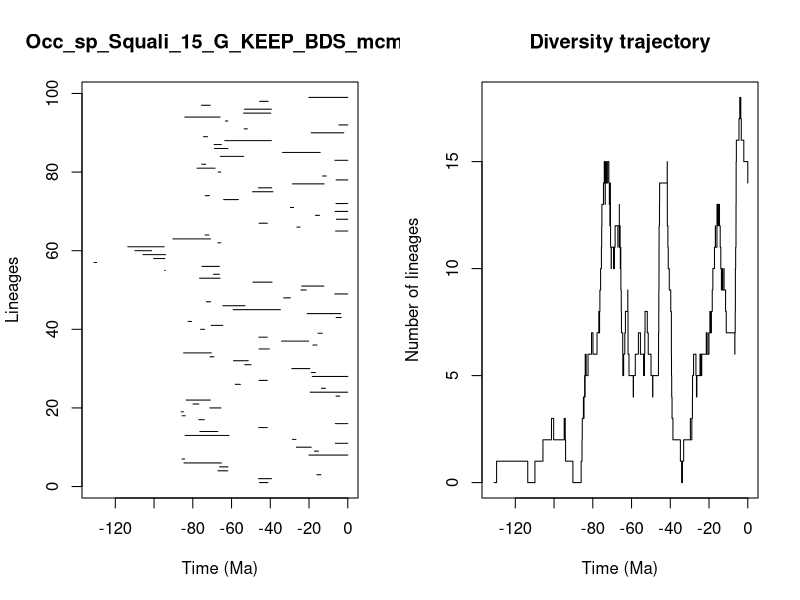

The R source for this figure:


pdf(file='../Results/Species/5_MA_bins_EP_FT/pyrate_mcmc_logs/Occ_sp_Squali_15_G_KEEP_BDS_mcmc_LTT.pdf',width=0.6*20, height=0.6*10)
title = "Occ_sp_Squali_15_G_KEEP_BDS_mcmc"
ts=c(45.570850159318525, 46.0596059788796,15.908716336684025,67.03111703187295,66.21834805575338,84.53627922535132,85.55822980017133,20.030559493823485,17.19494996271357,26.485173911742013,6.39873935793125,28.584574392812403,83.96973991192287,76.33745078133981,45.94125036702259,6.401192865280873,76.89620460938578,85.43215832657566,86.00784372151936,71.18268487891525,79.91380521266233,83.43041444461383,6.064108255564803,19.359868200563156,13.621092090555463,58.07108525490162,45.820222676773845,18.342897955309635,18.77600613580879,28.87430724313425,53.16685694136699,58.99892826884405,71.13812321902248,84.7198766170496,45.82687905006279,18.028346392760128,34.161640429113554,45.918633196907706,15.374587831321325,75.9721547232426,70.52606381030634,82.45921591396154,6.006920285331946,20.980796893213913,59.14192996645668,64.49424522831978,72.9529349933283,33.09595673025734,6.705948004141416,24.19171279461633,23.762235391664078,49.001874390820404,76.49941679306089,69.29935373399056,94.55694162055543,75.30174361563662,130.91704636643465,100.20523889804609,105.72940859392115,109.86863730244745,113.57644398266446,67.06005762506638,90.26781697454284,73.62532052705241,6.256394927534495,26.277722549729837,45.787440372682205,5.892537112395686,16.678271750330676,6.485597406292238,29.608919885645456,6.082602781887774,64.07304593411105,73.57218882628975,49.13616772125517,46.10032171816309,28.52705523521575,6.017281709959837,12.985233971172903,66.95683740891776,77.82207848884792,75.40943407354578,6.652396816545537,65.79406203339337,33.720006869618814,68.819678661765,69.01719190943123,63.487008735688654,74.49333669976961,18.853123862183836,53.43286258077298,4.5470402475409095,63.15241357572811,84.13977724898022,53.78524978363967,53.31366365739988,75.55374757642376,45.515483728896704,20.09743167068488)
te=c(41.23926078697274, 39.37340355242676,13.926450808093014,61.94031929033769,61.82331071963699,65.20350962631659,84.22178749008894,0.0,15.145825702528876,18.85716187737174,0.0,26.765197929836155,61.30739700206843,67.0442998402844,41.58277773061663,0.0,74.07756958492922,83.91278815209398,84.85291690553699,65.50490779544462,76.89877834395962,70.90485140581472,4.132858720348768,0.0,11.45590916623575,55.41825470150446,41.55328832723738,0.0,16.741418429967588,19.562432638870703,49.944796527535466,51.379120703839746,69.0943771077429,70.43241701098104,40.522251437135274,15.896430199741662,20.16179864211267,41.54321236094045,13.148730722265322,73.89419933365541,64.55368242162356,80.65691444478503,3.3553986237295543,3.602714826401229,34.789547679741304,53.02969721327441,70.8257928994857,29.639084060099535,0.0,21.432632887024067,12.304966709762533,39.093676975790046,65.92898987419404,66.30899792552059,94.22502366259434,66.30537476011014,129.65917546955424,94.44890871164301,94.04936313061881,101.32041295567261,94.76090476444489,65.62474962420823,70.8841297071404,71.71116271531608,0.0,24.663918832075748,41.522674579698,0.0,14.599921313480287,0.0,27.978954280345686,0.0,56.464352453662656,71.46216970143882,38.63240776861913,39.272715261072,12.232024341822221,0.0,11.117629075096447,65.55721091048092,68.48228906465656,73.35796929176249,0.0,53.71612669884804,14.233474658452531,61.80399891109045,65.30598605436539,39.44014477778485,72.34271362402892,2.051754557438922,51.882347562819696,0.0,61.920827881824636,65.89205781948392,39.76445600939707,39.43895899496475,70.9808907723162,41.0584931592819,0.0)
div_traj=c(0, 1,0,1,2,3,2,3,2,3,2,1,0,1,2,3,4,3,4,5,4,5,6,5,6,7,6,7,8,7,8,9,10,11,12,13,14,15,14,13,14,15,14,15,14,13,12,13,14,13,12,11,10,11,10,11,10,11,12,11,12,11,12,13,12,11,12,11,10,11,10,9,8,7,6,5,6,7,8,9,8,7,6,5,4,5,6,7,6,5,6,5,6,7,8,7,6,5,4,5,6,7,8,9,10,11,12,13,14,15,14,13,12,11,10,9,8,7,6,5,4,3,2,1,0,1,2,3,2,3,4,5,6,5,4,5,6,5,6,7,6,7,6,7,8,7,8,7,8,9,10,11,12,11,12,13,12,13,12,11,10,9,10,9,10,9,8,7,6,7,8,9,10,11,12,13,14,15,16,17,18,17,16,15,14)
time_events=c(130.91704636643465, 129.65917546955424,113.57644398266446,109.86863730244745,105.72940859392115,101.32041295567261,100.20523889804609,94.76090476444489,94.55694162055543,94.44890871164301,94.22502366259434,94.04936313061881,90.26781697454284,86.00784372151936,85.55822980017133,85.43215832657566,84.85291690553699,84.7198766170496,84.53627922535132,84.22178749008894,84.13977724898022,83.96973991192287,83.91278815209398,83.43041444461383,82.45921591396154,80.65691444478503,79.91380521266233,77.82207848884792,76.89877834395962,76.89620460938578,76.49941679306089,76.33745078133981,75.9721547232426,75.55374757642376,75.40943407354578,75.30174361563662,74.49333669976961,74.07756958492922,73.89419933365541,73.62532052705241,73.57218882628975,73.35796929176249,72.9529349933283,72.34271362402892,71.71116271531608,71.46216970143882,71.18268487891525,71.13812321902248,70.9808907723162,70.90485140581472,70.8841297071404,70.8257928994857,70.52606381030634,70.43241701098104,69.29935373399056,69.0943771077429,69.01719190943123,68.819678661765,68.48228906465656,67.06005762506638,67.0442998402844,67.03111703187295,66.95683740891776,66.30899792552059,66.30537476011014,66.21834805575338,65.92898987419404,65.89205781948392,65.79406203339337,65.62474962420823,65.55721091048092,65.50490779544462,65.30598605436539,65.20350962631659,64.55368242162356,64.49424522831978,64.07304593411105,63.487008735688654,63.15241357572811,61.94031929033769,61.920827881824636,61.82331071963699,61.80399891109045,61.30739700206843,59.14192996645668,58.99892826884405,58.07108525490162,56.464352453662656,55.41825470150446,53.78524978363967,53.71612669884804,53.43286258077298,53.31366365739988,53.16685694136699,53.02969721327441,51.882347562819696,51.379120703839746,49.944796527535466,49.13616772125517,49.001874390820404,46.10032171816309,46.0596059788796,45.94125036702259,45.918633196907706,45.82687905006279,45.820222676773845,45.787440372682205,45.570850159318525,45.515483728896704,41.58277773061663,41.55328832723738,41.54321236094045,41.522674579698,41.23926078697274,41.0584931592819,40.522251437135274,39.76445600939707,39.44014477778485,39.43895899496475,39.37340355242676,39.272715261072,39.093676975790046,38.63240776861913,34.789547679741304,34.161640429113554,33.720006869618814,33.09595673025734,29.639084060099535,29.608919885645456,28.87430724313425,28.584574392812403,28.52705523521575,27.978954280345686,26.765197929836155,26.485173911742013,26.277722549729837,24.663918832075748,24.19171279461633,23.762235391664078,21.432632887024067,20.980796893213913,20.16179864211267,20.09743167068488,20.030559493823485,19.562432638870703,19.359868200563156,18.85716187737174,18.853123862183836,18.77600613580879,18.342897955309635,18.028346392760128,17.19494996271357,16.741418429967588,16.678271750330676,15.908716336684025,15.896430199741662,15.374587831321325,15.145825702528876,14.599921313480287,14.233474658452531,13.926450808093014,13.621092090555463,13.148730722265322,12.985233971172903,12.304966709762533,12.232024341822221,11.45590916623575,11.117629075096447,6.705948004141416,6.652396816545537,6.485597406292238,6.401192865280873,6.39873935793125,6.256394927534495,6.082602781887774,6.064108255564803,6.017281709959837,6.006920285331946,5.892537112395686,4.5470402475409095,4.132858720348768,3.602714826401229,3.3553986237295543,2.051754557438922,0.0)
                par(mfrow=c(1,2))
                L = length(ts)
                plot(ts, 1:L , xlim=c(-max(ts)-1,0), pch=20, type="n", main=title,xlab="Time (Ma)",ylab="Lineages")
                for (i in 1:L){segments(x0=-te[i],y0=i,x1=-ts[i],y1=i)}    
                t = -time_events
                plot(div_traj ~ t,type="s", main = "Diversity trajectory",xlab="Time (Ma)",ylab="Number of lineages",xlim=c(-max(ts)-1,0))
                abline(v=c(65,200,251,367,445),lty=2,col="gray")
                
